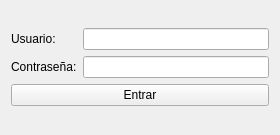
<?xml version="1.0" encoding="UTF-8"?>
<ui version="4.0">
 <class>Form</class>
 <widget class="QWidget" name="Form">
  <property name="geometry">
   <rect>
    <x>0</x>
    <y>0</y>
    <width>280</width>
    <height>135</height>
   </rect>
  </property>
  <property name="windowTitle">
   <string>Form</string>
  </property>
  <layout class="QGridLayout" name="gridLayout_2">
   <item row="0" column="0">
    <layout class="QGridLayout" name="gridLayout">
     <item row="0" column="0">
      <layout class="QHBoxLayout" name="horizontalLayout">
       <item>
        <layout class="QVBoxLayout" name="verticalLayout">
         <item>
          <widget class="QLabel" name="label">
           <property name="text">
            <string>Usuario:</string>
           </property>
          </widget>
         </item>
         <item>
          <widget class="QLabel" name="label_2">
           <property name="text">
            <string>Contraseña:</string>
           </property>
          </widget>
         </item>
        </layout>
       </item>
       <item>
        <layout class="QVBoxLayout" name="verticalLayout_2">
         <item>
          <widget class="QLineEdit" name="lineEdit"/>
         </item>
         <item>
          <widget class="QLineEdit" name="lineEdit_2"/>
         </item>
        </layout>
       </item>
      </layout>
     </item>
     <item row="1" column="0">
      <widget class="QPushButton" name="pushButton">
       <property name="text">
        <string>Entrar</string>
       </property>
      </widget>
     </item>
    </layout>
   </item>
  </layout>
 </widget>
 <resources/>
 <connections/>
</ui>
